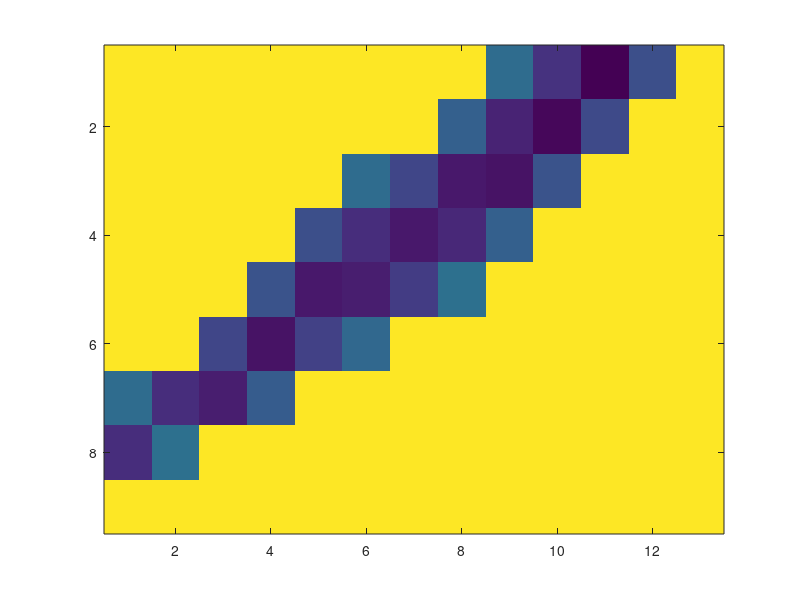
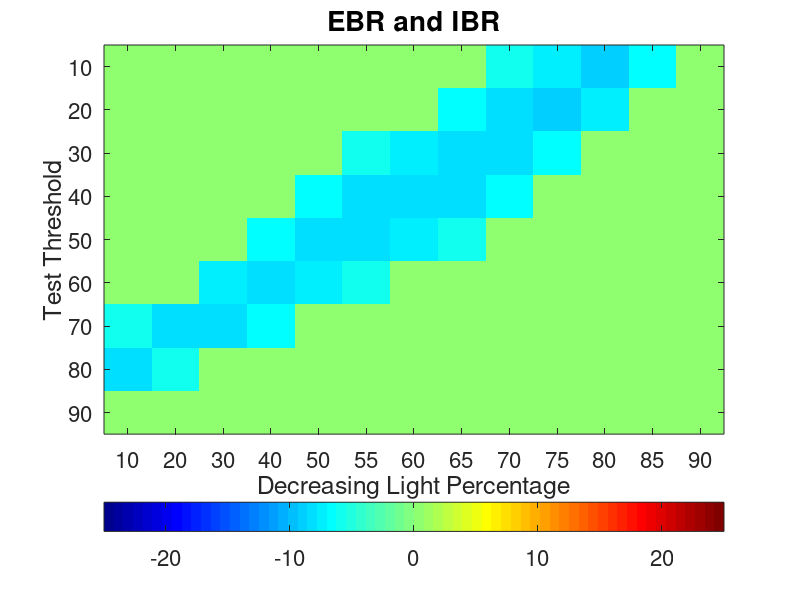

Write the MATLAB code that produced these figures, in order. (Note: this script raises an error after producing the figures.)
%%%%%%%%%%%%%%%%%%%%%%%%%%%%%%%%%%%%%%%%%%%%%%%%%%%%%%%%%%%%%%%%%%%%%%%%%%%%%%%%%%%%%%%%%%%%%%%%%%%%%
% The Z-Scores are written in the z_score matrix (9 Rows and 13 columns)according to the following
% template:
% McNemar's Test Repeatability Thresholds       Light Changes
%                                              10% 20% 30% 40% 50% 55% 60% 65% 70% 75% 80% 85% 90%      
% ------------------------------------------------------------------------------------- 
%  10                         |    
%  20                         |
%  30                         |
%  40                         |
%  50                         |
%  60                         |
%  70                         |
%  80                         |
%  90                         |
%%%%%%%%%%%%%%%%%%%%%%%%%%%%%%%%%%%%%%%%%%%%%%%%%%%%%%%%%%%%%%%%%%%%%%%%%%%%%%%%%%%%%%%%%%%%%%%%%%%%%

clear all;
clc;

a = load('ebr_light_results.txt');
b = load('ibr_light_results.txt');

combined_ebr = [a];
combined_ibr = [b];

%ref_val = (x_dim*y_dim)/(2*(x_dim + y_dim))
for k = 1:13,

end_count = k*100;
start_count = end_count - 100 + 1;

for ref_val = 10:10:90,
    
%ref_val = 10;

pass_pass = 0;
pass_fail = 0;
fail_pass = 0;
fail_fail = 0;
%z_score = 0;


for i = start_count:end_count,
    ebr_val = combined_ebr(i,1);
    ibr_val = combined_ibr(i,1);
    
    if ((ebr_val >= ref_val)&&(ibr_val >= ref_val)),
        pass_pass = pass_pass + 1;
    end
    if ((ebr_val >= ref_val)&&(ibr_val < ref_val)),
        pass_fail = pass_fail + 1;
    end
    if ((ebr_val < ref_val)&&(ibr_val >= ref_val)),
        fail_pass = fail_pass + 1;
    end
    if ((ebr_val < ref_val)&&(ibr_val < ref_val)),
        fail_fail = fail_fail + 1;
    end
end

z_score(ref_val/10,k) = (abs(pass_fail - fail_pass)-1)/sqrt(pass_fail + fail_pass);

if ((pass_fail + fail_pass)> 30),
    
    if pass_fail == fail_pass,
        z_score(ref_val/10,k) = 0;
    end
    
    if fail_pass > pass_fail,
        z_score(ref_val/10,k) = -z_score(ref_val/10,k);
    end

else
    z_score(ref_val/10,k) = 0;
end

% fprintf(1,'\nRepeatability Threshold for McNemar Test %d\n',ref_val);
% fprintf(1,'\nPass-Pass: %d\n',pass_pass);
% fprintf(1,'Pass-Fail: %d\n',pass_fail);
% fprintf(1,'Fail-Pass: %d\n',fail_pass);
% fprintf(1,'Fail-Fail: %d\n',fail_fail);
% fprintf(1,'Z-Score: %f\n',z_score(ref_val/10));
% fprintf(1,'\n');

end

end

% fprintf(1,'\n %f',z_score(1));
% fprintf(1,'\n %f',z_score(2));
% fprintf(1,'\n %f',z_score(3));
% fprintf(1,'\n %f',z_score(4));
% fprintf(1,'\n %f',z_score(5));
% fprintf(1,'\n %f',z_score(6));
% fprintf(1,'\n %f',z_score(7));
% fprintf(1,'\n %f',z_score(8));
% fprintf(1,'\n %f',z_score(9));
% fprintf(1,'\n');
z_score = z_score

less_than_minus_85 = find(z_score < -85)
greater_than_85 = find(z_score > 85)
a = z_score;
imagesc(a);figure(gcf);
saveas(gcf,'hessian1.tiff','tiff');
set(gca,'XTick',[1 2 3 4 5 6 7 8 9 10 11 12 13]);
set(gca,'YTick',[1 2 3 4 5 6 7 8 9]);
set(gca,'XTicklabel',[10 20 30 40 50 55 60 65 70 75 80 85 90],'fontsize',16);
set(gca,'YTicklabel',[10 20 30 40 50 60 70 80 90],'fontsize',16);
xlabel('Decreasing Light Percentage','fontsize',18);
ylabel('Test Threshold','fontsize',18);
title('EBR and IBR','fontsize',20);
colormap(jet);
caxis([-25, 25]);
colorbar('fontsize',16);
colorbar('location','southoutside');
saveas(gcf,'ebr-ibr.tiff','tiff');
I = imread('ebr-ibr.tiff');
img = imcrop(I,[70 0 1031 901]);
imwrite(img,'ebr-ibr.tiff');
shg
